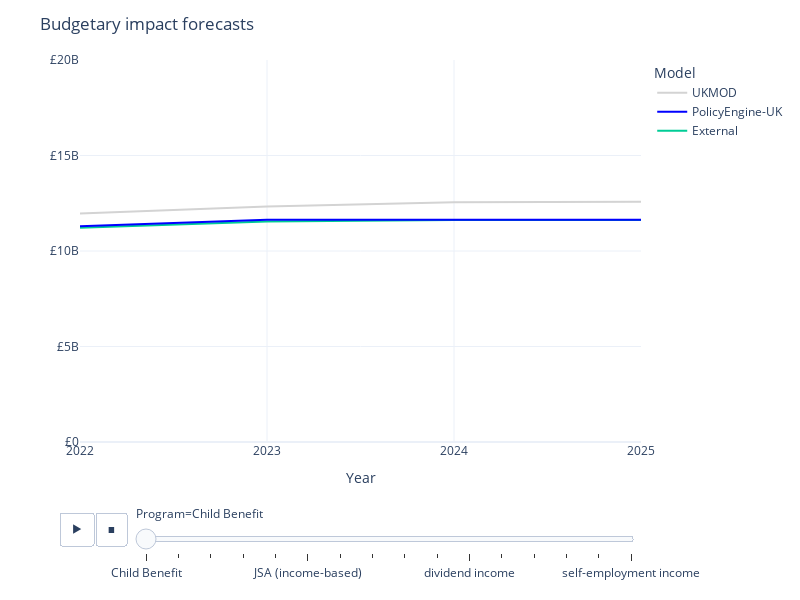

This figure's notebook cell:
### Markdown cell above
### Forecast comparison

### Code cell
def table_to_model_comparison(table):
    df = table.reset_index()
    df.columns = ["Model", "Year"] + list(table.columns)
    return (
        pd.melt(df, id_vars=["Year", "Model"])
        .pivot(index=["Year", "variable"], columns="Model", values="value")
        .reset_index()
        .rename(columns=dict(variable="Program"))
    )


def tables_to_model_comparisons(tables):
    dfs = []
    for key, table in tables.items():
        df = table_to_model_comparison(table)
        df = df.rename(
            columns={
                column: f"{column} {key}"
                if key != "" and column not in ("Year", "Model", "Program")
                else column
                for column in df.columns
            }
        )
        dfs.append(df)
    df = pd.concat(dfs, axis=1)
    df = df.loc[:, ~df.columns.duplicated()]
    return df


def model_forecast_chart(table, title=None, currency=True):
    hovertemplate = ""
    df = table_to_model_comparison(table)
    fig = (
        px.line(
            df,
            animation_frame="Program",
            x="Year",
            y=[EXTERNAL, policyengine_uk, UKMOD],
            color_discrete_map={
                policyengine_uk: "blue",
                UKMOD: "lightgrey",
            },
        )
        .update_layout(
            width=800,
            height=600,
            yaxis_tickprefix="£" if currency else "",
            title=title,
            template="plotly_white",
            legend_title="Model",
            yaxis_title="",
            yaxis_range=(0, 20e9) if currency else (0, 10e6),
            legend_traceorder="reversed",
            xaxis_tickvals=list(range(2022, 2026)),
        )
        .update_traces(hovertemplate=hovertemplate)
    )
    for frame in fig.frames:
        for data in frame.data:
            data.hovertemplate = hovertemplate
    return fig


model_forecast_chart(
    model_validation_table(budgetary_impact, divisor=1, decimals=1),
    title="Budgetary impact forecasts",
)

### Figure 1 — Plotly figure (JSON) as saved in the notebook; plotly's stock layout.template omitted (floating-point values rounded to 4 significant figures)
{"data": [{"hovertemplate": "", "legendgroup": "External", "line": {"color": "#00cc96", "dash": "solid"}, "marker": {"symbol": "circle"}, "mode": "lines", "name": "External", "orientation": "h", "showlegend": true, "type": "scatter", "x": [2022, 2023, 2024, 2025], "xaxis": "x", "y": [11213000000, 11546000000, 11626000000, 11627000000], "yaxis": "y"}, {"hovertemplate": "", "legendgroup": "PolicyEngine-UK", "line": {"color": "blue", "dash": "solid"}, "marker": {"symbol": "circle"}, "mode": "lines", "name": "PolicyEngine-UK", "orientation": "h", "showlegend": true, "type": "scatter", "x": [2022, 2023, 2024, 2025], "xaxis": "x", "y": [11290000000.0, 11640000000.0, 11640000000.0, 11640000000.0], "yaxis": "y"}, {"hovertemplate": "", "legendgroup": "UKMOD", "line": {"color": "lightgrey", "dash": "solid"}, "marker": {"symbol": "circle"}, "mode": "lines", "name": "UKMOD", "orientation": "h", "showlegend": true, "type": "scatter", "x": [2022, 2023, 2024, 2025], "xaxis": "x", "y": [11963000000, 12331000000, 12547000000, 12579000000], "yaxis": "y"}], "layout": {"height": 600, "legend": {"title": {"text": "Model"}, "tracegroupgap": 0, "traceorder": "reversed"}, "margin": {"t": 60}, "sliders": [{"active": 0, "currentvalue": {"prefix": "Program="}, "len": 0.9, "pad": {"b": 10, "t": 60}, "steps": [{"args": [["Child Benefit"], {"frame": {"duration": 0, "redraw": false}, "fromcurrent": true, "mode": "immediate", "transition": {"duration": 0, "easing": "linear"}}], "label": "Child Benefit", "method": "animate"}, {"args": [["Child Tax Credit"], {"frame": {"duration": 0, "redraw": false}, "fromcurrent": true, "mode": "immediate", "transition": {"duration": 0, "easing": "linear"}}], "label": "Child Tax Credit", "method": "animate"}, {"args": [["Housing Benefit"], {"frame": {"duration": 0, "redraw": false}, "fromcurrent": true, "mode": "immediate", "transition": {"duration": 0, "easing": "linear"}}], "label": "Housing Benefit", "method": "animate"}, {"args": [["Income Support"], {"frame": {"duration": 0, "redraw": false}, "fromcurrent": true, "mode": "immediate", "transition": {"duration": 0, "easing": "linear"}}], "label": "Income Support", "method": "animate"}, {"args": [["Income Tax"], {"frame": {"duration": 0, "redraw": false}, "fromcurrent": true, "mode": "immediate", "transition": {"duration": 0, "easing": "linear"}}], "label": "Income Tax", "method": "animate"}, {"args": [["JSA (income-based)"], {"frame": {"duration": 0, "redraw": false}, "fromcurrent": true, "mode": "immediate", "transition": {"duration": 0, "easing": "linear"}}], "label": "JSA (income-based)", "method": "animate"}, {"args": [["National Insurance (total)"], {"frame": {"duration": 0, "redraw": false}, "fromcurrent": true, "mode": "immediate", "transition": {"duration": 0, "easing": "linear"}}], "label": "National Insurance (total)", "method": "animate"}, {"args": [["Pension Credit"], {"frame": {"duration": 0, "redraw": false}, "fromcurrent": true, "mode": "immediate", "transition": {"duration": 0, "easing": "linear"}}], "label": "Pension Credit", "method": "animate"}, {"args": [["Universal Credit"], {"frame": {"duration": 0, "redraw": false}, "fromcurrent": true, "mode": "immediate", "transition": {"duration": 0, "easing": "linear"}}], "label": "Universal Credit", "method": "animate"}, {"args": [["Working Tax Credit"], {"frame": {"duration": 0, "redraw": false}, "fromcurrent": true, "mode": "immediate", "transition": {"duration": 0, "easing": "linear"}}], "label": "Working Tax Credit", "method": "animate"}, {"args": [["dividend income"], {"frame": {"duration": 0, "redraw": false}, "fromcurrent": true, "mode": "immediate", "transition": {"duration": 0, "easing": "linear"}}], "label": "dividend income", "method": "animate"}, {"args": [["employment income"], {"frame": {"duration": 0, "redraw": false}, "fromcurrent": true, "mode": "immediate", "transition": {"duration": 0, "easing": "linear"}}], "label": "employment income", "method": "animate"}, {"args": [["pension income"], {"frame": {"duration": 0, "redraw": false}, "fromcurrent": true, "mode": "immediate", "transition": {"duration": 0, "easing": "linear"}}], "label": "pension income", "method": "animate"}, {"args": [["rental income"], {"frame": {"duration": 0, "redraw": false}, "fromcurrent": true, "mode": "immediate", "transition": {"duration": 0, "easing": "linear"}}], "label": "rental income", "method": "animate"}, {"args": [["savings interest income"], {"frame": {"duration": 0, "redraw": false}, "fromcurrent": true, "mode": "immediate", "transition": {"duration": 0, "easing": "linear"}}], "label": "savings interest income", "method": "animate"}, {"args": [["self-employment income"], {"frame": {"duration": 0, "redraw": false}, "fromcurrent": true, "mode": "immediate", "transition": {"duration": 0, "easing": "linear"}}], "label": "self-employment income", "method": "animate"}], "x": 0.1, "xanchor": "left", "y": 0, "yanchor": "top"}], "title": {"text": "Budgetary impact forecasts"}, "updatemenus": [{"buttons": [{"args": [null, {"frame": {"duration": 500, "redraw": false}, "fromcurrent": true, "mode": "immediate", "transition": {"duration": 500, "easing": "linear"}}], "label": "&#9654;", "method": "animate"}, {"args": [[null], {"frame": {"duration": 0, "redraw": false}, "fromcurrent": true, "mode": "immediate", "transition": {"duration": 0, "easing": "linear"}}], "label": "&#9724;", "method": "animate"}], "direction": "left", "pad": {"r": 10, "t": 70}, "showactive": false, "type": "buttons", "x": 0.1, "xanchor": "right", "y": 0, "yanchor": "top"}], "width": 800, "xaxis": {"anchor": "y", "domain": [0, 1], "tickvals": [2022, 2023, 2024, 2025], "title": {"text": "Year"}}, "yaxis": {"anchor": "x", "domain": [0, 1], "range": [0, 20000000000], "tickprefix": "£", "title": {"text": ""}}}}
